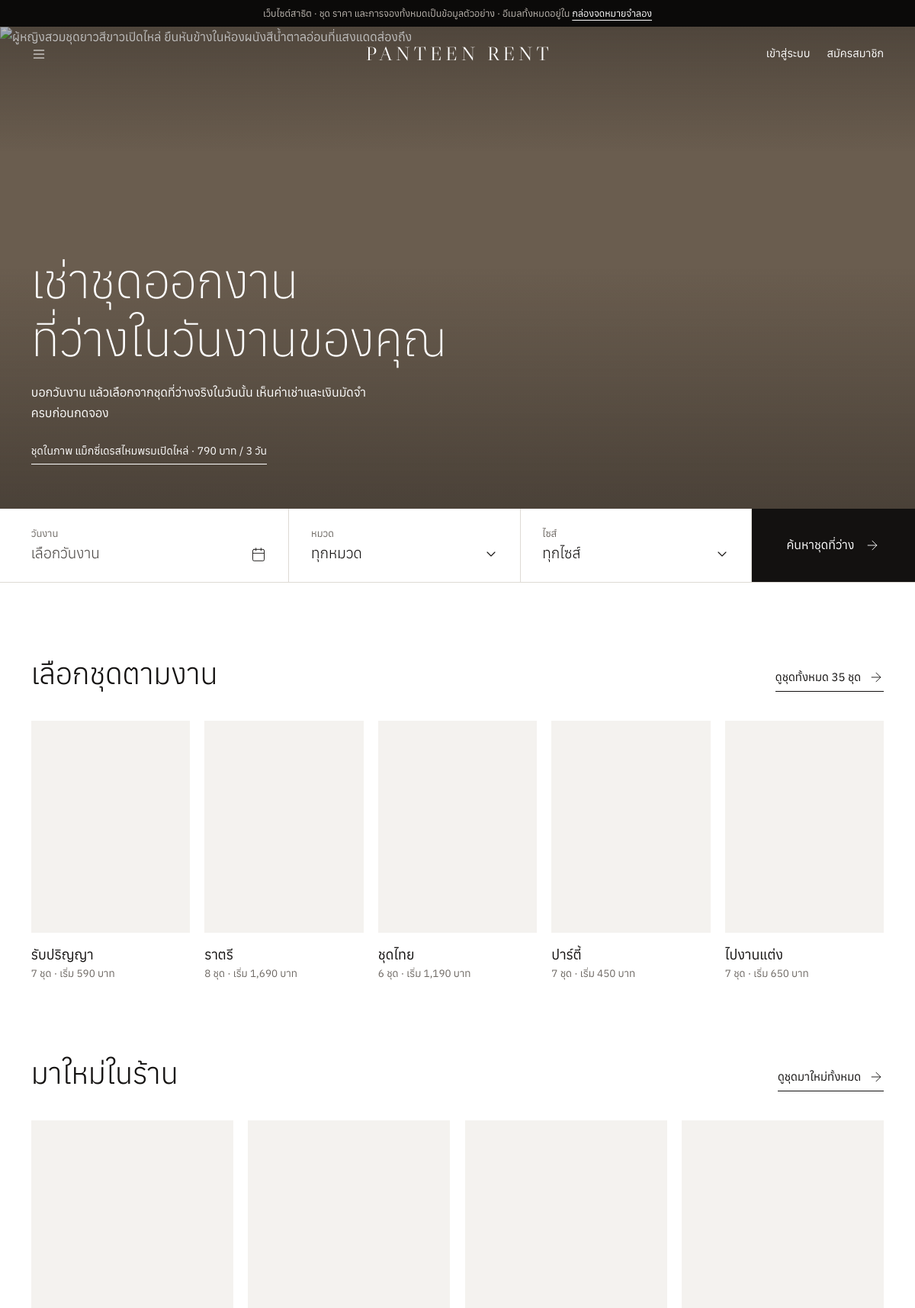
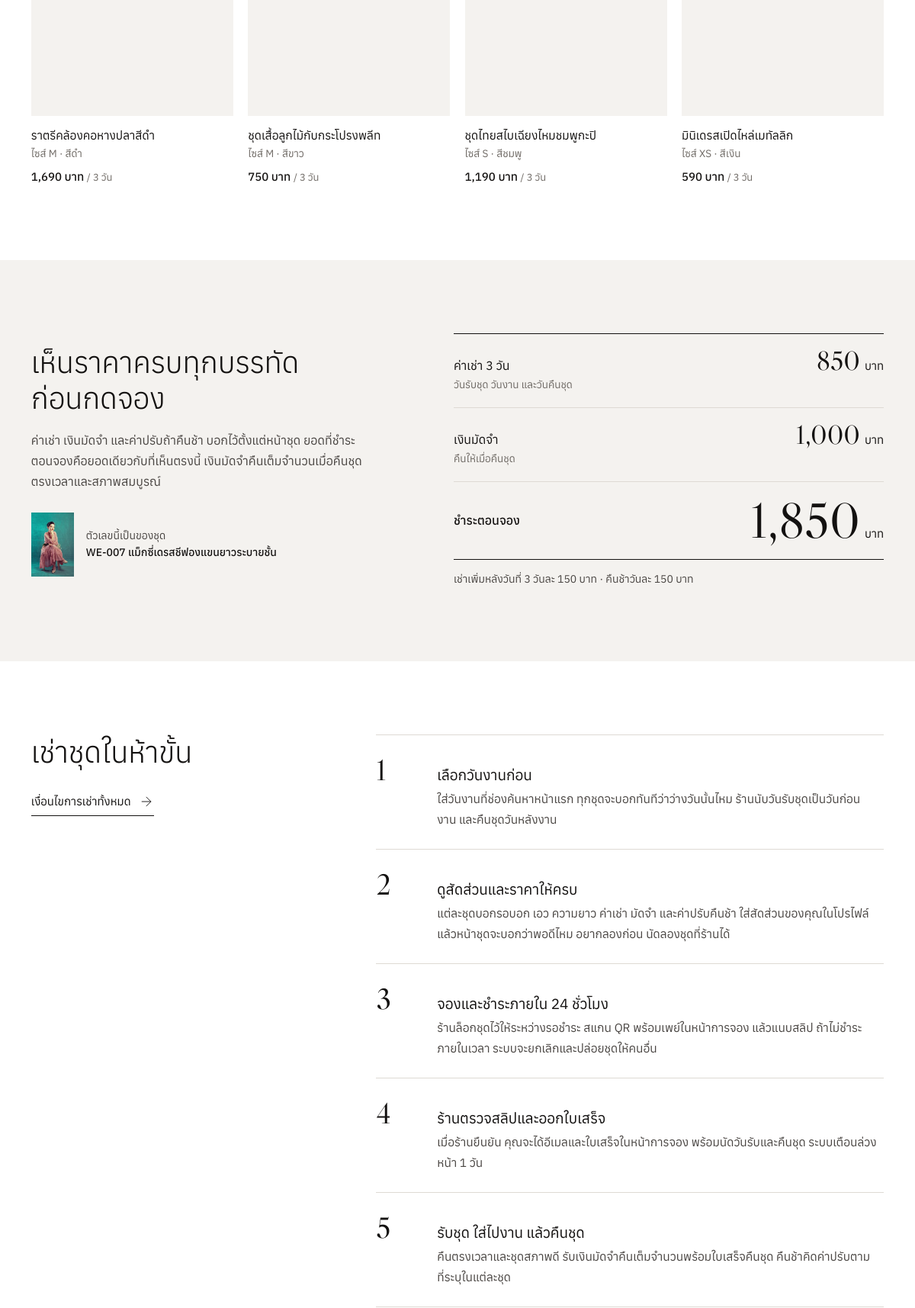
The page / (upper part) on the database its author committed (2 pictures, top to bottom).
### tables this page shows
CREATE TABLE `costumes` (
  `id` int unsigned NOT NULL AUTO_INCREMENT,
  `code` varchar(20) NOT NULL,
  `category_id` int unsigned NOT NULL,
  `name` varchar(150) NOT NULL,
  `description` text,
  `color_name` varchar(50) DEFAULT NULL,
  `size_label` varchar(20) NOT NULL DEFAULT 'M',
  `bust_min` decimal(4,1) DEFAULT NULL,
  `bust_max` decimal(4,1) DEFAULT NULL,
  `waist_min` decimal(4,1) DEFAULT NULL,
  `waist_max` decimal(4,1) DEFAULT NULL,
  `hip_max` decimal(4,1) DEFAULT NULL,
  `length_in` decimal(4,1) DEFAULT NULL COMMENT 'ความยาวชุด (นิ้ว)',
  `rent_price` decimal(10,2) NOT NULL COMMENT 'ค่าเช่าแพ็กเกจพื้นฐาน',
  `extra_day_price` decimal(10,2) NOT NULL DEFAULT '0.00' COMMENT 'ค่าเช่าวันถัดไปต่อวัน',
  `deposit` decimal(10,2) NOT NULL DEFAULT '0.00' COMMENT 'เงินมัดจำ (คืนเมื่อคืนชุด)',
  `late_fee_per_day` decimal(10,2) NOT NULL DEFAULT '0.00' COMMENT 'ค่าปรับคืนช้าต่อวัน',
  `replacement_value` decimal(10,2) DEFAULT NULL COMMENT 'มูลค่าชุด ใช้คิดค่าเสียหายแบบร้อยละ และเป็นเพดานค่าเสียหาย',
  `accessories` varchar(300) DEFAULT NULL COMMENT 'ของที่มากับชุด คั่นด้วยจุลภาค (ตรวจตอนส่งและตอนรับคืน)',
  `status` enum('active','maintenance','retired') NOT NULL DEFAULT 'active',
  `is_featured` tinyint(1) NOT NULL DEFAULT '0',
  `arrived_at` date DEFAULT NULL,
  `created_at` datetime NOT NULL DEFAULT CURRENT_TIMESTAMP,
  `updated_at` datetime NOT NULL DEFAULT CURRENT_TIMESTAMP ON UPDATE CURRENT_TIMESTAMP,
  PRIMARY KEY (`id`),
  UNIQUE KEY `uq_costume_code` (`code`),
  KEY `idx_costume_cat` (`category_id`,`status`),
  CONSTRAINT `fk_costume_cat` FOREIGN KEY (`category_id`) REFERENCES `categories` (`id`) ON UPDATE CASCADE
);

CREATE TABLE `categories` (
  `id` int unsigned NOT NULL AUTO_INCREMENT,
  `name` varchar(100) NOT NULL,
  `slug` varchar(100) NOT NULL,
  `color` char(7) NOT NULL DEFAULT '#1D191C',
  `description` varchar(500) DEFAULT NULL,
  `cover_image` varchar(255) DEFAULT NULL,
  `sort_order` int NOT NULL DEFAULT '0',
  `is_active` tinyint(1) NOT NULL DEFAULT '1',
  `created_at` datetime NOT NULL DEFAULT CURRENT_TIMESTAMP,
  `updated_at` datetime NOT NULL DEFAULT CURRENT_TIMESTAMP ON UPDATE CURRENT_TIMESTAMP,
  PRIMARY KEY (`id`),
  UNIQUE KEY `uq_category_slug` (`slug`),
  UNIQUE KEY `uq_category_name` (`name`)
);

### app/Views/shop/home.php (the view, shortened to what the rows shown need)
<?php
$steps = include APP_PATH . '/Views/partials/howto-steps.php';
$baseDays = (int) setting('base_days');
?>
<section class="hero" aria-labelledby="hero-title">
  <picture class="hero-media">
    <source media="(max-width: 899px)" srcset="<?= e(media('site/hero-m.jpg')) ?>" width="1200" height="1680">
    <img src="<?= e(media('site/hero-2160.jpg')) ?>" srcset="<?= e(media('site/hero-2160.jpg')) ?> 2160w, <?= e(media('site/hero-4320.jpg')) ?> 4320w" sizes="max(100vw, calc(300vh - 500px))"
         alt="ผู้หญิงสวมชุดยาวสีขาวเปิดไหล่ ยืนหันข้างในห้องผนังสีน้ำตาลอ่อนที่แสงแดดส่องถึง" width="4320" height="1440" fetchpriority="high" decoding="async">
  </picture>
  <div class="hero-text">
    <div class="wrap">
      <h1 id="hero-title"><span>เช่าชุดออกงาน</span> <span>ที่ว่างในวันงานของคุณ</span></h1>
      <p class="hero-lede">บอกวันงาน แล้วเลือกจากชุดที่ว่างจริงในวันนั้น เห็นค่าเช่าและเงินมัดจำครบก่อนกดจอง</p>
      <?php if ($look): ?>
      <a class="hero-look" href="<?= e(url('/dress/' . rawurlencode($look['code']))) ?>">ชุดในภาพ <?= e($look['name']) ?> · <?= e(money($look['rent_price'])) ?> / <?= $baseDays ?> วัน</a>
      <?php endif; ?>
    </div>
  </div>
</section>
<form class="desk" method="get" action="<?= e(url('/dresses')) ?>" data-desk data-desk-home="<?= e(url('/')) ?>" aria-label="ค้นหาชุดที่ว่างตามวันงาน">
  <label class="desk-cell desk-date">
    <span class="desk-label">วันงาน</span>
    <span class="desk-value<?= $date ? '' : ' is-empty' ?>" data-desk-text aria-hidden="true"><?= $date ? e(thai_date_dow($date)) : 'เลือกวันงาน' ?></span>
    <?= icon('calendar') ?>
  </label>
  <label class="desk-cell">
    <span class="desk-label">หมวด</span>
    <select class="desk-select" name="category">
      <option value="">ทุกหมวด</option>
    </select>
  </label>
  <label class="desk-cell">
    <span class="desk-label">ไซส์</span>
    <select class="desk-select" name="size">
      <option value="">ทุกไซส์</option>
    </select>
  </label>
  <button class="desk-go" type="submit">ค้นหาชุดที่ว่าง <?= icon('arrow-right') ?></button>
</form>
<section class="wrap block" aria-labelledby="cats-title">
  <div class="block-head">
    <h2 id="cats-title">เลือกชุดตามงาน</h2>
    <a class="block-link" href="<?= e(url('/dresses')) ?>">ดูชุดทั้งหมด <?= (int) $total ?> ชุด <?= icon('arrow-right') ?></a>
  </div>
  <div class="cats">
    <?php foreach ($floors as $fl): $cover = $fl['cover_image'] ?: null; ?>
    <a class="cat" href="<?= e(url('/c/' . $fl['slug'])) ?>">
      <span class="cat-photo"><img src="<?= e(thumb($cover)) ?>"<?php if ($set = photo_srcset($cover)): ?> srcset="<?= e($set) ?>" sizes="(max-width: 899px) 58vw, 19vw"<?php endif; ?> alt="" loading="lazy" decoding="async" width="575" height="862"></span>
      <span class="cat-name"><?= e($fl['name']) ?></span>
      <small><span data-floor-count="<?= e($fl['slug']) ?>"><?php View::partial('floor-count', ['floor' => $fl, 'freeBy' => $freeBy]); ?></span><?php if ($fl['min_price'] !== null): ?> · เริ่ม <?= e(money($fl['min_price'])) ?><?php endif; ?></small>
    </a>
    <?php endforeach; ?>
  </div>
</section>
<section class="wrap block" aria-labelledby="new-title">
  <div class="block-head">
    <h2 id="new-title">มาใหม่ในร้าน</h2>
    <a class="block-link" href="<?= e(url('/dresses', ['new' => 1])) ?>">ดูชุดมาใหม่ทั้งหมด <?= icon('arrow-right') ?></a>
  </div>
  <div class="vits" data-grid data-home-grid>
    <?php View::partial('grid', ['items' => $arrivals, 'filters' => $filters, 'markNew' => false]); ?>
  </div>
</section>
<?php if ($show && $showQuote): ?>
<section class="band" aria-labelledby="price-title">
  <div class="wrap band-in">
    <div>
      <h2 id="price-title">เห็นราคาครบทุกบรรทัด<br>ก่อนกดจอง</h2>
      <p>ค่าเช่า เงินมัดจำ และค่าปรับถ้าคืนช้า บอกไว้ตั้งแต่หน้าชุด ยอดที่ชำระตอนจองคือยอดเดียวกับที่เห็นตรงนี้ เงินมัดจำคืนเต็มจำนวนเมื่อคืนชุดตรงเวลาและสภาพสมบูรณ์</p>
      <a class="bill-dress" href="<?= e(url('/dress/' . rawurlencode($show['code']))) ?>">
        <img src="<?= e(mini($show['image'])) ?>" alt="" loading="lazy" decoding="async" width="56" height="84">
        <span>ตัวเลขนี้เป็นของชุด<b><?= e($show['code']) ?> <?= e($show['name']) ?></b></span>
      </a>
    </div>
    <div>
      <dl class="bill-lines">
        <div><dt>ค่าเช่า <?= $baseDays ?> วัน<small>วันรับชุด วันงาน และวันคืนชุด</small></dt><dd><?= e(money($showQuote['rent'], false)) ?><small>บาท</small></dd></div>
        <div><dt>เงินมัดจำ<small>คืนให้เมื่อคืนชุด</small></dt><dd><?= e(money($showQuote['deposit'], false)) ?><small>บาท</small></dd></div>
        <div class="bill-total"><dt>ชำระตอนจอง</dt><dd><?= e(money($showQuote['total'], false)) ?><small>บาท</small></dd></div>
      </dl>
      <p class="bill-notes">เช่าเพิ่มหลังวันที่ <?= $baseDays ?> วันละ <?= e(money($show['extra_day_price'])) ?> · คืนช้าวันละ <?= e(money($show['late_fee_per_day'])) ?></p>
    </div>
  </div>
</section>
<?php endif; ?>
<section class="wrap block" aria-labelledby="how-title">
  <div class="how">
    <div class="how-head">
      <h2 id="how-title">เช่าชุดในห้าขั้น</h2>
      <a class="block-link" href="<?= e(url('/how-to-rent')) ?>">เงื่อนไขการเช่าทั้งหมด <?= icon('arrow-right') ?></a>
    </div>
    <ol class="how-rows">
      <?php foreach ($steps as [$head, $body]): ?>
      <li><b><?= e($head) ?></b><p><?= e($body) ?></p></li>
      <?php endforeach; ?>
    </ol>
  </div>
</section>

### app/Views/partials/floor-count.php
<?php
$n = (int) $floor['costume_count'];
echo $freeBy === null ? $n . ' ชุด' : 'ว่าง ' . (int) ($freeBy[$floor['slug']] ?? 0) . ' จาก ' . $n . ' ชุด';

### app/Views/partials/grid.php (shortened to what the rows shown need)
<?php
$date = $filters['date'] ?? null;
$newSince = add_days(today(), -45);
$baseDays = (int) setting('base_days');
$isNew = static fn (array $it): bool => !empty($it['arrived_at']) && $it['arrived_at'] >= $newSince;
$newShown = count(array_filter($items, $isNew));
$markNew = ($markNew ?? true) && $items && $newShown * 3 < count($items);
foreach ($items as $i => $it):
    $busy = $date && (int) $it['busy'] > 0;
    $href = url('/dress/' . rawurlencode($it['code']), array_filter(['date' => $date]));
    $size = $it['size_label'] === 'FREE' ? 'ฟรีไซส์' : 'ไซส์ ' . $it['size_label'];
    $small = thumb($it['image']);
    $set = photo_srcset($it['image']);
?>
<article class="vit<?= $date ? ($busy ? ' is-busy' : ' is-free') : '' ?>" data-code="<?= e($it['code']) ?>" style="--i:<?= (int) $i ?>">
  <a class="vit-link" href="<?= e($href) ?>">
    <span class="vit-photo">
      <img src="<?= e($small) ?>"<?php if ($set): ?> srcset="<?= e($set) ?>" sizes="(max-width: 899px) 47vw, 25vw"<?php endif; ?> alt="" loading="<?= $i < 4 ? 'eager' : 'lazy' ?>" decoding="async" width="575" height="862">
    </span>
    <span class="vit-cap">
      <span class="vit-name"><?= e($it['name']) ?></span>
      <span class="vit-meta"><?= e($size) ?><?= $it['color_name'] ? ' · สี' . e($it['color_name']) : '' ?><?= $markNew && $isNew($it) ? ' · มาใหม่' : '' ?></span>
      <span class="vit-price"><?= e(money($it['rent_price'])) ?> <small>/ <?= $baseDays ?> วัน</small></span>
    </span>
  </a>
</article>
<?php endforeach;

### app/Core/Router.php (shortened to what the rows shown need)
<?php
final class Router
{
    private array $routes = [];
    private function add(string $method, string $path, callable|array $handler, array $middleware): void
    {
        $this->routes[] = compact('method', 'path', 'regex', 'handler', 'middleware');
    }
    public function dispatch(string $method, string $path): void
    {
        $path = rtrim($path, '/') ?: '/';
        foreach ($this->routes as $route) {
            if (!preg_match($route['regex'], $path, $m)) {
                continue;
            }
            $params = array_filter($m, 'is_string', ARRAY_FILTER_USE_KEY);
            $handler = $route['handler'];
            if (is_array($handler)) {
                [$class, $action] = $handler;
                (new $class())->$action(...array_values($params));
            } else {
                $handler(...array_values($params));
            }
            return;
        }
    }
}

### rows shown on the page
costumes: name "แม็กซี่เดรสไหมพรมเปิดไหล่", rent_price "790 บาท"
categories: cover_image (picture), name "รับปริญญา", n "7", min_price "590 บาท"
categories: cover_image (picture), name "ราตรี", n "8", min_price "1,690 บาท"
categories: cover_image (picture), name "ชุดไทย", n "6", min_price "1,190 บาท"
categories: cover_image (picture), name "ปาร์ตี้", n "7", min_price "450 บาท"
categories: cover_image (picture), name "ไปงานแต่ง", n "7", min_price "650 บาท"
costumes: $i 0 (drawn), shows a picture, name "ราตรีคล้องคอหางปลาสีดำ", size "ไซส์ M", color_name "ดำ", rent_price "1,690 บาท"
costumes: $i 1 (drawn), shows a picture, name "ชุดเสื้อลูกไม้กับกระโปรงพลีท", size "ไซส์ M", color_name "ขาว", rent_price "750 บาท"
costumes: $i 2 (drawn), shows a picture, name "ชุดไทยสไบเฉียงไหมชมพูกะปิ", size "ไซส์ S", color_name "ชมพู", rent_price "1,190 บาท"
costumes: shows a picture, name "มินิเดรสเปิดไหล่เมทัลลิก", size "ไซส์ XS", color_name "เงิน", rent_price "590 บาท"
costumes: code "WE-007", name "แม็กซี่เดรสชีฟองแขนยาวระบายชั้น", extra_day_price "150 บาท", late_fee_per_day "150 บาท"

### other values the page prints
$total "35"
$head "เลือกวันงานก่อน"
$body "ใส่วันงานที่ช่องค้นหาหน้าแรก ทุกชุดจะบอกทันทีว่าว่างวันนั้นไหม ร้านนับวันรับชุดเป็นวันก่อนงาน และคืนชุดวันหลังงาน"
$head "ดูสัดส่วนและราคาให้ครบ"
$body "แต่ละชุดบอกรอบอก เอว ความยาว ค่าเช่า มัดจำ และค่าปรับคืนช้า ใส่สัดส่วนของคุณในโปรไฟล์ แล้วหน้าชุดจะบอกว่าพอดีไหม อยากลองก่อน นัดลองชุดที่ร้านได้"
$head "จองและชำระภายใน 24 ชั่วโมง"
$body "ร้านล็อกชุดไว้ให้ระหว่างรอชำระ สแกน QR พร้อมเพย์ในหน้าการจอง แล้วแนบสลิป ถ้าไม่ชำระภายในเวลา ระบบจะยกเลิกและปล่อยชุดให้คนอื่น"
$head "ร้านตรวจสลิปและออกใบเสร็จ"
$body "เมื่อร้านยืนยัน คุณจะได้อีเมลและใบเสร็จในหน้าการจอง พร้อมนัดวันรับและคืนชุด ระบบเตือนล่วงหน้า 1 วัน"
$head "รับชุด ใส่ไปงาน แล้วคืนชุด"
$body "คืนตรงเวลาและชุดสภาพดี รับเงินมัดจำคืนเต็มจำนวนพร้อมใบเสร็จคืนชุด คืนช้าคิดค่าปรับตามที่ระบุในแต่ละชุด"
